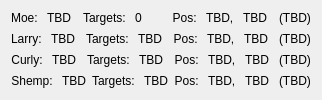
<?xml version="1.0" encoding="UTF-8"?>
<ui version="4.0">  
 <class>RoverDriverRqtMonitorWidget</class>
 <widget class="QWidget" name="RoverDriverRqtMonitorWidget">

  <property name="windowTitle">
   <string>Rover Monitor GUI (v1)</string>
  </property>

  <layout class="QVBoxLayout" name="MainEightRows">

   <item>
    <layout class="QHBoxLayout" name="MoeDataRow">
   
     <item>
      <widget class="QLabel" name="MoeNameLabel">
       <property name="alignment" >
	  <set>Qt::AlignRight</set>
       </property>
       <property name="toolTip">
        <string></string>
       </property>
       <property name="text">
        <string>Moe: </string>
       </property>
      </widget>
     </item>

     <item>
      <widget class="QLabel" name="MoeStateData">
       <property name="alignment" >
	  <set>Qt::AlignLeft</set>
       </property>
       <property name="toolTip">
        <string></string>
       </property>
       <property name="text">
        <string>TBD</string>
       </property>
      </widget>
     </item>

     <item>
      <widget class="QLabel" name="MoeTargetLabel">
       <property name="alignment" >
	  <set>Qt::AlignRight</set>
       </property>
       <property name="toolTip">
        <string></string>
       </property>
       <property name="text">
        <string>Targets: </string>
       </property>
      </widget>
     </item>

     <item>
      <widget class="QLabel" name="MoeTargetData">
       <property name="alignment" >
	  <set>Qt::AlignLeft</set>
       </property>
       <property name="toolTip">
        <string></string>
       </property>
       <property name="text">
        <string>0</string>
       </property>
      </widget>
     </item>

     <item>
      <widget class="QLabel" name="MoePositionLabel">
       <property name="alignment" >
	  <set>Qt::AlignRight</set>
       </property>
       <property name="toolTip">
        <string></string>
       </property>
       <property name="text">
        <string>Pos: </string>
       </property>
      </widget>
     </item>

     <item>
      <widget class="QLabel" name="MoeXPositionData">
       <property name="alignment" >
	  <set>Qt::AlignLeft</set>
       </property>
       <property name="toolTip">
        <string></string>
       </property>
       <property name="text">
        <string>TBD, </string>
       </property>
      </widget>
     </item>

     <item>
      <widget class="QLabel" name="MoeYPositionData">
       <property name="alignment" >
	  <set>Qt::AlignLeft</set>
       </property>
       <property name="toolTip">
        <string></string>
       </property>
       <property name="text">
        <string>TBD </string>
       </property>
      </widget>
     </item>

     <item>
      <widget class="QLabel" name="MoeHeadingData">
       <property name="alignment" >
	  <set>Qt::AlignLeft</set>
       </property>
       <property name="toolTip">
        <string></string>
       </property>
       <property name="text">
        <string>(TBD)</string>
       </property>
      </widget>
     </item>

    </layout>
   </item>

   <item>
    <layout class="QHBoxLayout" name="LarryDataRow">
   
     <item>
      <widget class="QLabel" name="LarryNameLabel">
       <property name="alignment" >
	  <set>Qt::AlignRight</set>
       </property>
       <property name="toolTip">
        <string></string>
       </property>
       <property name="text">
        <string>Larry: </string>
       </property>
      </widget>
     </item>

     <item>
      <widget class="QLabel" name="LarryStateData">
       <property name="alignment" >
	  <set>Qt::AlignLeft</set>
       </property>
       <property name="toolTip">
        <string></string>
       </property>
       <property name="text">
        <string>TBD</string>
       </property>
      </widget>
     </item>

     <item>
      <widget class="QLabel" name="LarryTargetLabel">
       <property name="alignment" >
	  <set>Qt::AlignRight</set>
       </property>
       <property name="toolTip">
        <string></string>
       </property>
       <property name="text">
        <string>Targets: </string>
       </property>
      </widget>
     </item>

     <item>
      <widget class="QLabel" name="LarryTargetData">
       <property name="alignment" >
	  <set>Qt::AlignLeft</set>
       </property>
       <property name="toolTip">
        <string></string>
       </property>
       <property name="text">
        <string>TBD</string>
       </property>
      </widget>
     </item>

     <item>
      <widget class="QLabel" name="LarryPositionLabel">
       <property name="alignment" >
	  <set>Qt::AlignRight</set>
       </property>
       <property name="toolTip">
        <string></string>
       </property>
       <property name="text">
        <string>Pos: </string>
       </property>
      </widget>
     </item>

     <item>
      <widget class="QLabel" name="LarryXPositionData">
       <property name="alignment" >
	  <set>Qt::AlignLeft</set>
       </property>
       <property name="toolTip">
        <string></string>
       </property>
       <property name="text">
        <string>TBD, </string>
       </property>
      </widget>
     </item>

     <item>
      <widget class="QLabel" name="LarryYPositionData">
       <property name="alignment" >
	  <set>Qt::AlignLeft</set>
       </property>
       <property name="toolTip">
        <string></string>
       </property>
       <property name="text">
        <string>TBD </string>
       </property>
      </widget>
     </item>

     <item>
      <widget class="QLabel" name="LarryHeadingData">
       <property name="alignment" >
	  <set>Qt::AlignLeft</set>
       </property>
       <property name="toolTip">
        <string></string>
       </property>
       <property name="text">
        <string>(TBD)</string>
       </property>
      </widget>
     </item>

    </layout>
   </item>

   <item>
    <layout class="QHBoxLayout" name="CurlyDataRow">
   
     <item>
      <widget class="QLabel" name="CurlyNameLabel">
       <property name="alignment" >
	  <set>Qt::AlignRight</set>
       </property>
       <property name="toolTip">
        <string></string>
       </property>
       <property name="text">
        <string>Curly: </string>
       </property>
      </widget>
     </item>

     <item>
      <widget class="QLabel" name="CurlyStateData">
       <property name="alignment" >
	  <set>Qt::AlignLeft</set>
       </property>
       <property name="toolTip">
        <string></string>
       </property>
       <property name="text">
        <string>TBD</string>
       </property>
      </widget>
     </item>

     <item>
      <widget class="QLabel" name="CurlyTargetLabel">
       <property name="alignment" >
	  <set>Qt::AlignRight</set>
       </property>
       <property name="toolTip">
        <string></string>
       </property>
       <property name="text">
        <string>Targets: </string>
       </property>
      </widget>
     </item>

     <item>
      <widget class="QLabel" name="CurlyTargetData">
       <property name="alignment" >
	  <set>Qt::AlignLeft</set>
       </property>
       <property name="toolTip">
        <string></string>
       </property>
       <property name="text">
        <string>TBD</string>
       </property>
      </widget>
     </item>

     <item>
      <widget class="QLabel" name="CurlyPositionLabel">
       <property name="alignment" >
	  <set>Qt::AlignRight</set>
       </property>
       <property name="toolTip">
        <string></string>
       </property>
       <property name="text">
        <string>Pos: </string>
       </property>
      </widget>
     </item>

     <item>
      <widget class="QLabel" name="CurlyXPositionData">
       <property name="alignment" >
	  <set>Qt::AlignLeft</set>
       </property>
       <property name="toolTip">
        <string></string>
       </property>
       <property name="text">
        <string>TBD, </string>
       </property>
      </widget>
     </item>

     <item>
      <widget class="QLabel" name="CurlyYPositionData">
       <property name="alignment" >
	  <set>Qt::AlignLeft</set>
       </property>
       <property name="toolTip">
        <string></string>
       </property>
       <property name="text">
        <string>TBD </string>
       </property>
      </widget>
     </item>

     <item>
      <widget class="QLabel" name="CurlyHeadingData">
       <property name="alignment" >
	  <set>Qt::AlignLeft</set>
       </property>
       <property name="toolTip">
        <string></string>
       </property>
       <property name="text">
        <string>(TBD)</string>
       </property>
      </widget>
     </item>

    </layout>
   </item>

   <item>
    <layout class="QHBoxLayout" name="ShempDataRow">
   
     <item>
      <widget class="QLabel" name="ShempNameLabel">
       <property name="alignment" >
	  <set>Qt::AlignRight</set>
       </property>
       <property name="toolTip">
        <string></string>
       </property>
       <property name="text">
        <string>Shemp: </string>
       </property>
      </widget>
     </item>

     <item>
      <widget class="QLabel" name="ShempStateData">
       <property name="alignment" >
	  <set>Qt::AlignLeft</set>
       </property>
       <property name="toolTip">
        <string></string>
       </property>
       <property name="text">
        <string>TBD</string>
       </property>
      </widget>
     </item>

     <item>
      <widget class="QLabel" name="ShempTargetLabel">
       <property name="alignment" >
	  <set>Qt::AlignRight</set>
       </property>
       <property name="toolTip">
        <string></string>
       </property>
       <property name="text">
        <string>Targets: </string>
       </property>
      </widget>
     </item>

     <item>
      <widget class="QLabel" name="ShempTargetData">
       <property name="alignment" >
	  <set>Qt::AlignLeft</set>
       </property>
       <property name="toolTip">
        <string></string>
       </property>
       <property name="text">
        <string>TBD</string>
       </property>
      </widget>
     </item>

     <item>
      <widget class="QLabel" name="ShempPositionLabel">
       <property name="alignment" >
	  <set>Qt::AlignRight</set>
       </property>
       <property name="toolTip">
        <string></string>
       </property>
       <property name="text">
        <string>Pos: </string>
       </property>
      </widget>
     </item>

     <item>
      <widget class="QLabel" name="ShempXPositionData">
       <property name="alignment" >
	  <set>Qt::AlignLeft</set>
       </property>
       <property name="toolTip">
        <string></string>
       </property>
       <property name="text">
        <string>TBD, </string>
       </property>
      </widget>
     </item>

     <item>
      <widget class="QLabel" name="ShempYPositionData">
       <property name="alignment" >
	  <set>Qt::AlignLeft</set>
       </property>
       <property name="toolTip">
        <string></string>
       </property>
       <property name="text">
        <string>TBD </string>
       </property>
      </widget>
     </item>

     <item>
      <widget class="QLabel" name="ShempHeadingData">
       <property name="alignment" >
	  <set>Qt::AlignLeft</set>
       </property>
       <property name="toolTip">
        <string></string>
       </property>
       <property name="text">
        <string>(TBD)</string>
       </property>
      </widget>
     </item>

    </layout>
   </item>

  </layout>
 </widget>

 <resources/>
 <connections/>
</ui>
